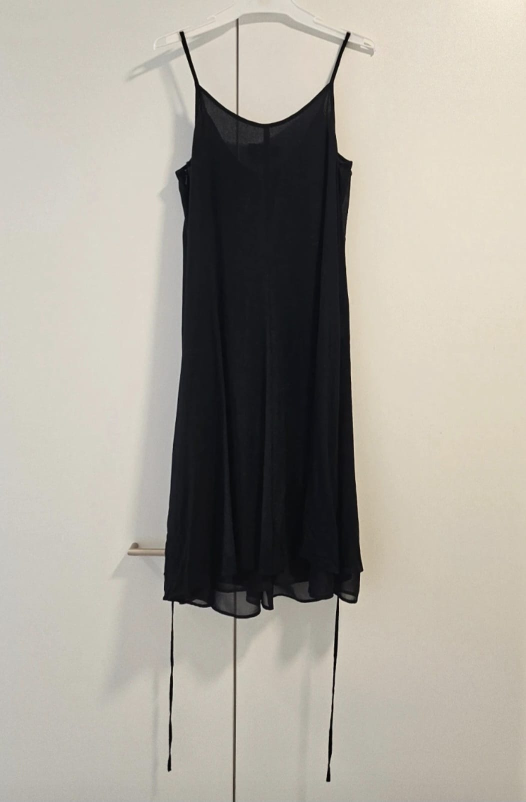
#> input picture test-images/bg_black_dress.jpeg, 1052 x 1603 px (shown at 1/2 size)
$ python normalize.py test-images/bg_black_dress.jpeg test-images/bg_black_shirt.jpeg
#> lines starting #> are read from the running program, lines starting #| are printed output that depends on the picture
"""
Any photo a phone can send -> PNG bytes the rest of the pipeline can assume.

Four jobs, in this order, because each one has to happen before anything looks
at pixels. Everything downstream then works on one format at one known size.

Usage:
    python normalize.py photo.heic photo.png
"""
import io
import sys

import pillow_heif
from PIL import Image, ImageOps

MAX_EDGE = 1000   # above this, every contour bump grows its own skeleton twig

# What a camera roll actually holds. Pillow opens some thirty formats - FITS,
# GRIB, EPS - and each one is more C code for a malformed file to go after,
# none of it anything a phone would ever send.
FORMATS = {"PNG", "JPEG", "MPO", "HEIF", "WEBP"}

# Above any phone camera, below a bomb. Bytes say nothing about this: 10 MB of
# PNG holding one flat colour unpacks to gigabytes.
MAX_PIXELS = 50_000_000

pillow_heif.register_heif_opener()   # so Image.open() accepts an iPhone .heic
#> (this line was passed over: pillow_heif is not available in this run)


def to_png(data: bytes) -> bytes:
    """Upright, RGB or RGBA, long edge at most MAX_EDGE.

    ValueError carries a line to show whoever sent the file.
    """
    image = Image.open(io.BytesIO(data))
#> image is the input picture: PIL image 1052x1603 RGB; mean R, G, B 168, 163.4, 154.3

    # Both checks before anything below touches a pixel: Image.open reads the
    # header and stops, and it is the pixel decode that a crafted file aims at.
    if image.format not in FORMATS:
        raise ValueError(f"a {image.format} file is not a photo - send a PNG, JPEG or HEIC")
    if image.width * image.height > MAX_PIXELS:
        raise ValueError(f"that photo is {image.width * image.height // 1_000_000} megapixels - too large")

    # A phone stores "rotate 90" as EXIF metadata and PIL does not apply it on
    # open. Skip this and the garment arrives sideways, the anchor step looks
    # for shoulders at the hem, and nothing downstream can tell.
    image = ImageOps.exif_transpose(image)

    # Palette and greyscale reach here from HEIC and PNG, and rembg and cv2
    # each fail differently on them.
    if image.mode not in ("RGB", "RGBA"):
        transparent = "A" in image.getbands() or "transparency" in image.info
        image = image.convert("RGBA" if transparent else "RGB")

    image.thumbnail((MAX_EDGE, MAX_EDGE), Image.LANCZOS)   # only ever shrinks
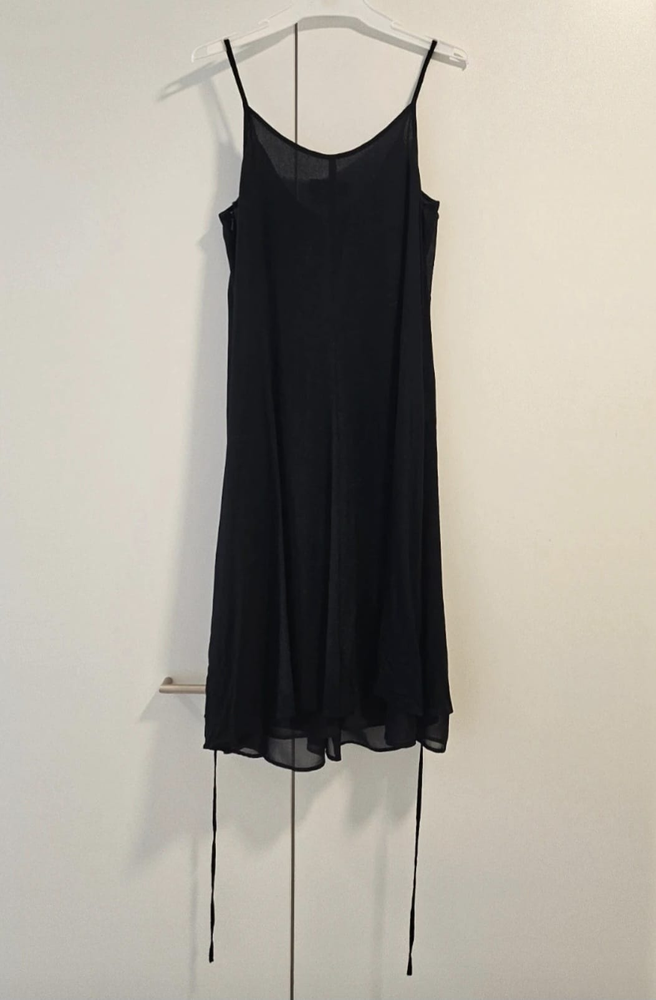
#> image: PIL image 656x1000 RGB; mean R, G, B 168, 163.4, 154.3

    out = io.BytesIO()
    image.save(out, format="PNG")
    return out.getvalue()


if __name__ == "__main__":
    if len(sys.argv) != 3:
        sys.exit("Usage: python normalize.py photo.heic photo.png")

    with open(sys.argv[1], "rb") as f:
        png = to_png(f.read())
    with open(sys.argv[2], "wb") as f:
        f.write(png)
    print(f"{sys.argv[1]} -> {sys.argv[2]}, {len(png) / 1e6:.1f} MB")

$ run again, on test-images/bg_lace_dress.jpeg
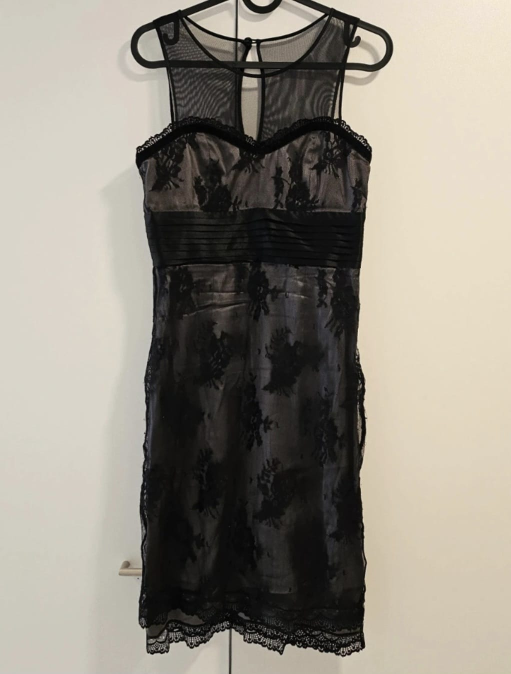
#> input picture test-images/bg_lace_dress.jpeg, 1022 x 1348 px (shown at 1/2 size)
#> in to_png, image is the input picture: PIL image 1022x1348 RGB; mean R, G, B 145.8, 140.3, 129.9
#> in to_png, `image.thumbnail((MAX_EDGE, MAX_EDGE), Image.LANCZOS)`:
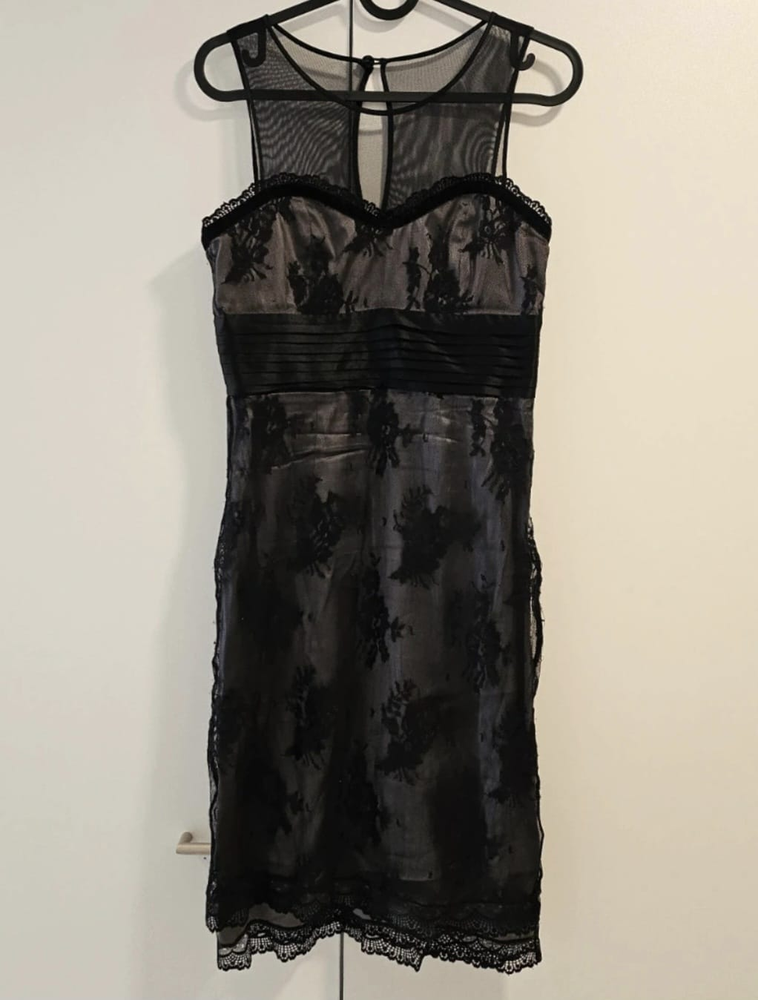
#> image: PIL image 758x1000 RGB; mean R, G, B 145.8, 140.3, 129.9
